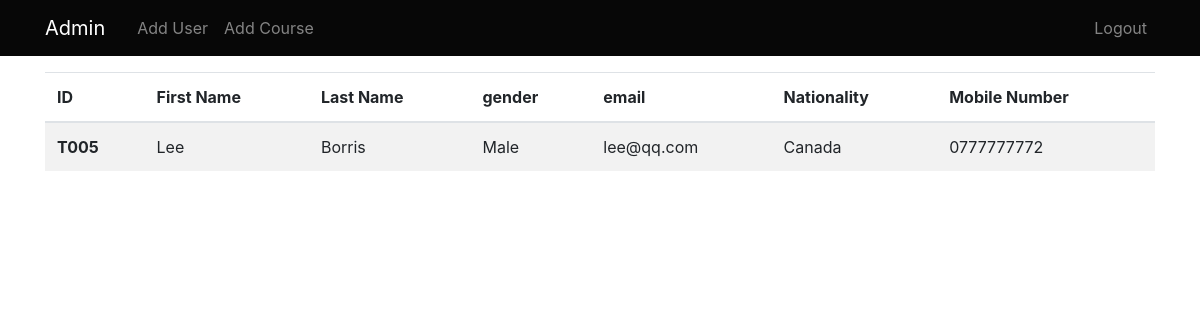
Page /admn/teachers on the committed database.
### application/models.py (models this page shows, shortened)
class User(db.Model, UserMixin):
    __tablename__ = 'user'
    user_id = db.Column(db.String, primary_key=True)
    firstname = db.Column(db.String(30), nullable=False)
    lastname = db.Column(db.String(30), nullable=False)
    role = db.Column(db.String(10), nullable=False)
    gender = db.Column(db.String(5), nullable=False)
    nationality = db.Column(db.String(15), nullable=False)
    email = db.Column(db.String(20), nullable=False, unique=True)
    mobile = db.Column(db.String(20), nullable=False, unique=True)
    password = db.Column(db.String(30), nullable=False)
    courses = db.relationship('Course', backref='teacher')

### application/routes.py (the view)
@app.route('/admn/teachers', methods=['GET', 'POST'])
def teachers():
    teachers = User.query.filter_by(role='teacher')
    return render_template('/admin/teachers.html', teachers=teachers)

### application/templates/admin/teachers.html
{% extends 'admin/_layout.html' %}
{% block content%}
  <table class="table table-striped">
    <thead>
      <tr>
        <th scope="col">ID</th>
        <th scope="col">First Name</th>
        <th scope="col">Last Name</th>
        <th scope="col">gender</th>
        <th scope="col">email</th>
        <th scope="col">Nationality</th>
        <th scope="col">Mobile Number</th>
      </tr>
    </thead>
    <tbody>
      {% for teacher in teachers %}
      <tr>
        <th scope="row">{{ teacher.user_id }}</th>
        <td>{{teacher.firstname}}</td>
        <td>{{teacher.lastname}}</td>
        <td>{{teacher.gender}}</td>
        <td>{{teacher.email}}</td>
        <td>{{teacher.nationality}}</td>
        <td>{{teacher.mobile}}</td>
      </tr>
      {% endfor %}
    </tbody>
  </table>
{% endblock %}

### application/static/css/main.css (style rules this page uses)
body { background: #fafafa; color: #333333; }

### rows in the picture
User: user_id "T005", firstname "Lee", lastname "Borris", gender "Male", email "lee@qq.com", nationality "Canada", mobile "0777777772"
